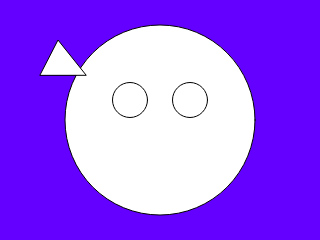
Frame 1 (no input)
Frame 60 (no input): identical to frame 1, image omitted
Frame 120 (the mouse pressed at the canvas centre since frame 60): identical to frame 1, image omitted

The p5.js sketch that drew this single still picture (run headless with seeded random() and noise() and a simulated clock; from frame 60 on, the mouse is pressed at the canvas centre):

// p5.js sketch
// ── sketch.js
function setup() {
  createCanvas(320, 240);
  
}

function draw() {
  background(100, 0, 300);
  circle(160, 120, 190);
  circle (130, 100, 35);
  circle (190, 100, 35);
  triangle(40, 75, 58, 40, 86, 75);
  //background(220);
}
